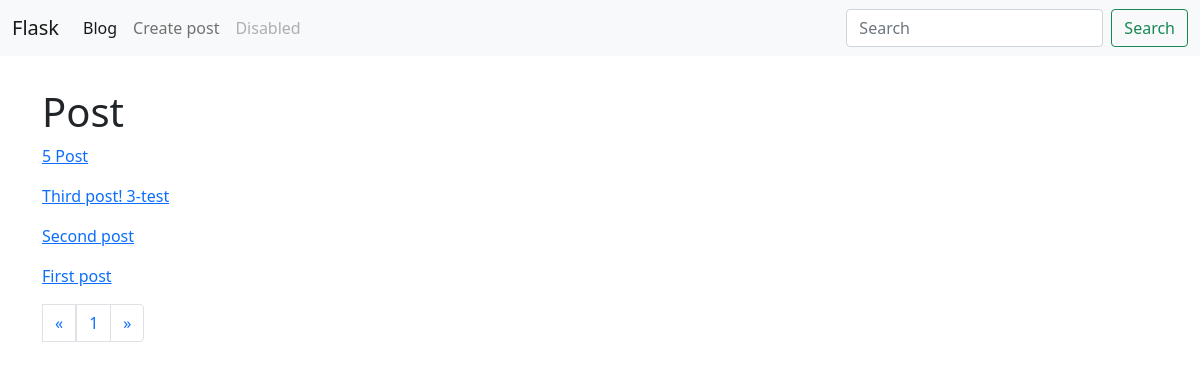
/blog/, run on an earlier commit of the app's database.
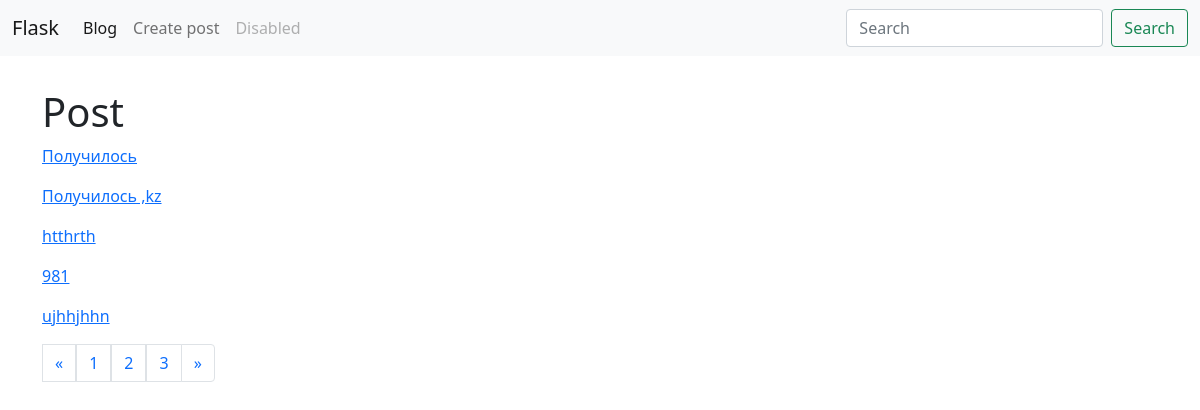
And on a later commit of the database.
### models.py (models this page shows, shortened)
class Post(db.Model):
    id = db.Column(db.Integer, primary_key=True)
    title = db.Column(db.String(140))
    slug = db.Column(db.String(140), unique=True)
    body = db.Column(db.Text, nullable=False)
    created = db.Column(db.DateTime, default=datetime.now)
    tags = db.relationship('Tag', secondary=post_tags, backref=db.backref('posts', lazy='dynamic'))

### posts/blueprint.py (the view)
@posts.route('/')
def index():
    q = request.args.get('q')
    page = request.args.get('page')
    if page and page.isdigit():
        page = int(page)
    else:
        page = 1
    if q:
        posts = Post.query.filter(Post.title.contains(q) | Post.body.contains(q))  # .all()
    else:
        posts = Post.query.order_by(Post.created.desc())
    pages = posts.paginate(page=page, per_page=5)
    return render_template('posts/index.html', pages=pages)

### posts/templates/posts/index.html (shortened to what this page needs)
{% extends 'base.html' %}
{% block content_title %}
<h1>Post</h1>
{% endblock %}
{% block content %}
{% for post in pages.items%}
<p>
       <a href="{{ url_for('posts.post_detail', slug=post.slug) }}">  {{post.title}} </a>
</p>
{% endfor %}
<nav >
  <ul class="pagination">
    <li  >
      <a class="page-link" href="./?page={{pages.prev_num}}" aria-label="Previous">
        <span aria-hidden="true">&laquo;</span>
      </a>
    </li>
      {% for page in pages.iter_pages() %}
    <li  {% if page == pages.page %} class="active"  {% endif %} >
      <a class="page-link" href="./?page={{page}}">{{page}}</a></li>
      {% endfor %}
      <li class="page-item">
      <a class="page-link" href="./?page={{pages.next_num}}" aria-label="Next">
        <span aria-hidden="true">&raquo;</span>
      </a>
    </li>
  </ul>
</nav>
{% endblock %}

What changed in the data, as far as the page shows it:
no longer on this page (row unchanged): Post: title "5 Post"
no longer on this page (row unchanged): Post: title "Third post! 3-test"
no longer on this page (row unchanged): Post: title "Second post"
no longer on this page (row unchanged): Post: title "First post"
added Post: title "Получилось"
added Post: title "Получилось ,kz"
added Post: title "htthrth"
added Post: title "981"
added Post: title "ujhhjhhn"
Also different on the page:
new list line: "2"
new list line: "3"
